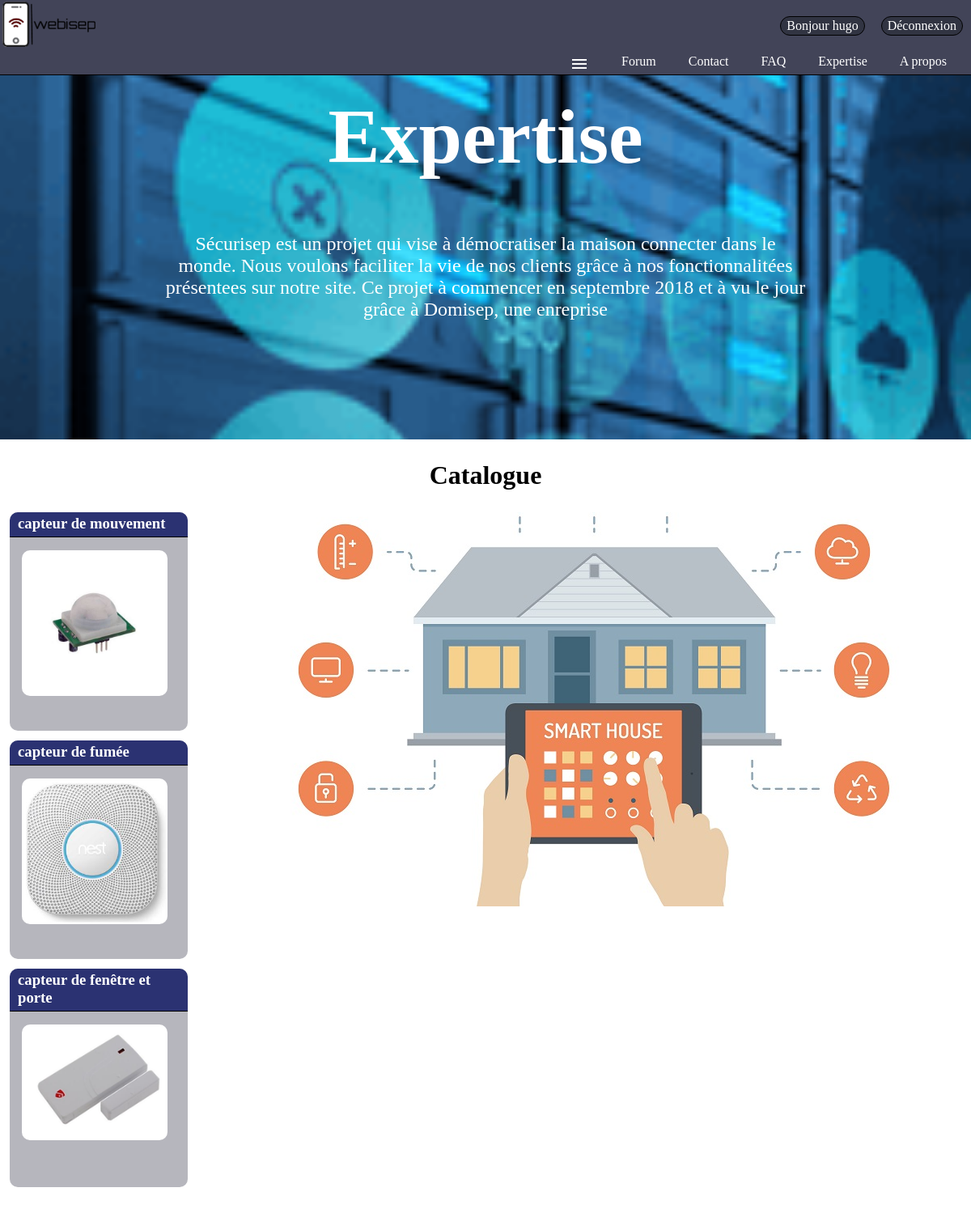
The app's page /index.php?action=expertise (signed in) with its own data.
### tables this page shows
CREATE TABLE IF NOT EXISTS `membres` (
  `id` int(11) NOT NULL AUTO_INCREMENT,
  `pseudo` varchar(255) NOT NULL,
  `mail` varchar(255) NOT NULL,
  `motdepasse` text NOT NULL,
  `confirmkey` varchar(255) NOT NULL,
  `confirme` int(1) NOT NULL DEFAULT '0',
  `nom` varchar(255) NOT NULL,
  `prenom` varchar(255) NOT NULL,
  `adresse` text NOT NULL,
  `codepostal` int(11) NOT NULL,
  `ville` text NOT NULL,
  `admin` int(11) NOT NULL DEFAULT '0',
  `fav` int(11) DEFAULT NULL,
  PRIMARY KEY (`id`)
);

CREATE TABLE IF NOT EXISTS `catalogue` (
  `ID` int(11) NOT NULL,
  `nom` text NOT NULL,
  `description` text NOT NULL,
  `prix` float NOT NULL,
  `image` text NOT NULL,
  `poids` float NOT NULL,
  PRIMARY KEY (`ID`)
);

### controllers/controller.php (called while the page is built, shortened)
<?php
include "models/model.php";
function expertise(){
	$messages=catalogue();
	include 'views/Expertise.php';
}
?>

### models/model.php (called while the page is built, shortened)
<?php
function catalogue(){
     $bdd=bdd();
    $messages = $bdd->prepare('SELECT * FROM catalogue');
    $messages->execute(array());
    return $messages;
    }
function fav($idm) {
	$bdd = bdd();
	$fav = $bdd->prepare("SELECT fav FROM membres WHERE id = ?");
	$fav->execute(array($idm));
	return $fav;
}
?>

### views/Expertise.php (the view, shortened to what this page needs)
<?php
include("General.php")
   ?>
<html>
<head>
	<link rel="stylesheet" href="design/Expertise.css" />
</head>
<body>
	<div class="fond">
			<h1>Expertise</h1>
		<p class="description">Sécurisep est un projet qui vise à démocratiser la maison connecter dans le monde. Nous voulons faciliter la vie de nos clients grâce à nos fonctionnalitées présentees sur notre site. Ce projet à commencer en septembre 2018 et à vu le jour grâce à Domisep, une enreprise </p>
</div>
	<h2>Catalogue</h2>
<div class="catalogue">
<?php   $compteur=0;
    while($catalogue = $messages->fetch()){
       $compteur++;?>
    <section class="capteur">
        <div class="bandeau">
        <h3>
           <?php
           echo $catalogue['nom'];?>
        </h3>
        <p class="float">
        <img class="image" src="image/<?php echo $catalogue['image'] ?>" alt="capteur" id="capteur"/></p>
    </div>
    </section>
    <?php
    }?>
</div>
</body>
</html>

### views/General.php (shortened to what this page needs)
<html>
	<head>
		<link rel="stylesheet" href="design /General.css" />
	</head>
	<body class="body_header">
		<header>
			<a href="index.php?action=accueil"><img class="logo" src="image/Logo2.png" alt="logo" id="logo"class="flottant"/></a>
			<?php
			if (empty($_SESSION['pseudo'])) {?>
				<a class="menu-espaceclient" href=index.php?action=connexion>Connexion</a>
				<a class="menu-inscription" href=index.php?action=inscription>Inscription</a>
				<?php }
			else  {?>
				<a class="menu-espaceclient" href=index.php?action=deconnexion>Déconnexion</a>
				<a class="menu-inscription" href=index.php?action=profil>Bonjour <?php echo $_SESSION['pseudo']?></a>
			<?php } ?>
			<nav class="barre_navigation">
				<ul>
					<li class="onglet"><a href="index.php?action=AProposDeNous">A propos</a></li>
					<li class="onglet"><a href="index.php?action=expertise">Expertise </a></li>
					<li class="onglet"><a href="index.php?action=FAQ">FAQ </a></li>
					<li class="onglet"><a href="index.php?action=contact">Contact</a></li>
					<li class="onglet"><a href="index.php?action=forum">Forum </a></li>
					<?php if (!empty($_SESSION['pseudo'])) {
						$idm = intval($_SESSION['id']);
						$fav = fav($idm);
						foreach($fav as $row) {
							$idh = $row['fav']; ?>
					<li class="onglet"><a href="#"><i class="material-icons">menu</i></a>
					</li>
						<?php } } ?>
				</ul>
			</nav>
		</header>
	</body>
</html>

### design/General.css (style rules this page uses)
.logo { width: 10%; height: auto; }
.barre_navigation >ul { margin: 0px; padding: 0px; }
.onglet { list-style-type: none; }
.barre_navigation { width: 100%; border-bottom: black 1px solid; background-color: #424458; height: 30px; }
.barre_navigation> ul> li { float: right; position: relative; }
.barre_navigation> ul::after { content:""; display: block; }
.barre_navigation a { display: inline-block; text-decoration: none; }
.barre_navigation> ul> li> a { padding: 5px 30px; padding-left: 10px; color: white; }
.menu-espaceclient, .menu-inscription { border-radius: 20px; border: 1px solid black; text-decoration: none; margin: 10px; margin-top: 20px; padding: 2px 7px; position:relative; float: right; color: white; background-color: #313442; }
header { background-color: #424458; }

### design/Expertise.css (style rules this page uses)
body { margin: 0; }
h1 { color: white; text-align: center; margin-top:0px; padding-top: 20px; font-size: 6em; }
.description { color: white; text-align: center; margin:5% 17%; font-size: 1.5em; }
.fond { width: 100%; height: 450px; background-image:url(../Image/Photo_Expertise.png); background-size:cover; background-repeat:no-repeat; background-attachment:fixed; }
h2 { text-align: center; font-size: 2em; }
.catalogue { margin-top: 0px; background-image: url(../Image/Expertise2.png); background-repeat:no-repeat; background-attachment:fixed; background-position: right; }
.capteur h3 { display: block; color: white; position: relative; padding: 7px 10px; padding-bottom:5px; border-bottom: 1px solid black; position: center; margin-bottom: 0px; padding-top: 3px; margin-top: 0; background-color: #2b3272; border-top-left-radius: 10px; border-top-right-radius: 10px; }
.bandeau { border-radius: 10px; width: 220px; height: 270px; background-color: #b6b6bd; transition: width 0.6s, height 1.5s; margin-left: 1%; margin-bottom: 1%; }
.image { border-radius: 10px; float: left; display: block; margin-left: 7%; margin-right: auto; height: auto; width: 180px; transition: width 2s; }

### records on screen
catalogue: nom "capteur de mouvement", image (picture)
catalogue: nom "capteur de fumée", image (picture)
catalogue: nom "capteur de fenêtre et porte", image (picture)

### other values on screen
$_SESSION['pseudo'] "hugo"
